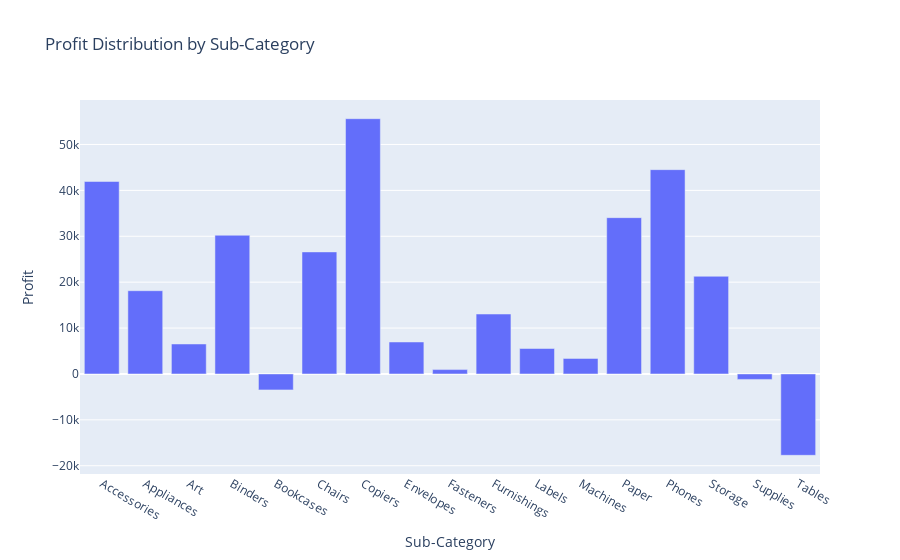

Notebook cell for this chart:
### Markdown cell above
# Profit Analysis by Sub-Category

### Code cell
# Profit Analysis by Sub-Category
profit_by_subCategory = df.groupby('Sub-Category')['Profit'].sum().reset_index()
fig = px.bar(profit_by_subCategory, x='Sub-Category', y='Profit', title='Profit Distribution by Sub-Category')
fig.show()

### Figure 1 — Plotly figure (JSON) as saved in the notebook; plotly's stock layout.template omitted (floating-point values rounded to 4 significant figures)
{"data": [{"hovertemplate": "Sub-Category=%{x}<br>Profit=%{y}<extra></extra>", "legendgroup": "", "marker": {"color": "#636efa", "pattern": {"shape": ""}}, "name": "", "orientation": "v", "showlegend": false, "textposition": "auto", "type": "bar", "x": ["Accessories", "Appliances", "Art", "Binders", "Bookcases", "Chairs", "Copiers", "Envelopes", "Fasteners", "Furnishings", "Labels", "Machines", "Paper", "Phones", "Storage", "Supplies", "Tables"], "xaxis": "x", "y": [41940.0, 18140.0, 6528.0, 30220.0, -3473.0, 26590.0, 55620.0, 6964.0, 949.5, 13060.0, 5546.0, 3385.0, 34050.0, 44520.0, 21280.0, -1189.0, -17730.0], "yaxis": "y"}], "layout": {"barmode": "relative", "legend": {"tracegroupgap": 0}, "title": {"text": "Profit Distribution by Sub-Category"}, "xaxis": {"anchor": "y", "domain": [0, 1], "title": {"text": "Sub-Category"}}, "yaxis": {"anchor": "x", "domain": [0, 1], "title": {"text": "Profit"}}}}
